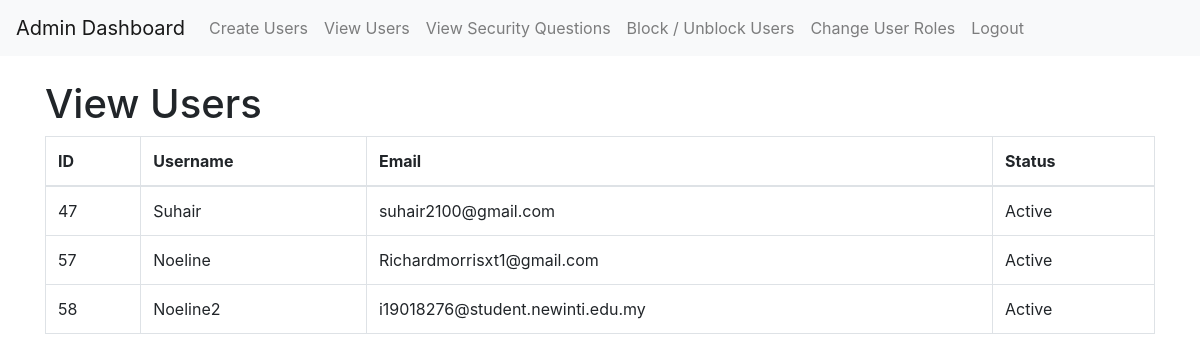
The app's page /view_users.php (signed in) with its own data.
### tables this page shows
CREATE TABLE `users` (
  `id` int(11) NOT NULL,
  `name` varchar(255) DEFAULT NULL,
  `username` varchar(50) NOT NULL,
  `email` varchar(255) NOT NULL,
  `password` varchar(255) NOT NULL,
  `created_at` datetime DEFAULT current_timestamp(),
  `is_blocked` tinyint(1) DEFAULT 0,
  `password_reset_token` varchar(255) DEFAULT NULL,
  `login_attempts` int(11) DEFAULT 0,
  `user_role` int(11) DEFAULT 0,
  `registration_token` varchar(255) DEFAULT NULL
);

### view_users.php (the view, shortened to what this page needs)
<?php
require_once "config.php";
$users = [];
$query = "SELECT id, username, email, is_blocked FROM users";
$result = $conn->query($query);
if ($result->num_rows > 0) {
    while ($row = $result->fetch_assoc()) {
        $users[] = $row;
    }
}
?>
<!DOCTYPE html>
<html>
<head>
    <link rel="stylesheet" href="https://maxcdn.bootstrapcdn.com/bootstrap/4.5.2/css/bootstrap.min.css">
</head>
<body>
<body>
<nav class="navbar navbar-expand-lg navbar-light bg-light">
        <a class="navbar-brand" href="#">Admin Dashboard</a>
        <div class="collapse navbar-collapse" id="navbarNav">
            <ul class="navbar-nav">
            <li class="nav-item">
                    <a class="nav-link" href="admin_create_user.php">Create Users</a>
                </li>
                <li class="nav-item">
                    <a class="nav-link" href="view_users.php">View Users</a>
                </li>
                <li class="nav-item">
                    <a class="nav-link" href="view_security_questions.php">View Security Questions</a>
                </li>
                <li class="nav-item">
                    <a class="nav-link" href="block_unblock_users.php">Block / Unblock Users</a>
                </li>
                <li class="nav-item">
                    <a class="nav-link" href="change_user_role.php">Change User Roles</a>
                </li>
                <li class="nav-item">
                    <a class="nav-link" href="logout.php">Logout</a>
                </li>
            </ul>
        </div>
    </nav>
    <div class="container">
        <h1 class="mt-4">View Users</h1>
        <table class="table table-bordered">
            <thead>
                <tr>
                    <th>ID</th>
                    <th>Username</th>
                    <th>Email</th>
                    <th>Status</th>
                </tr>
            </thead>
            <tbody>
                <?php foreach ($users as $user): ?>
                    <tr>
                        <td>
                            <?php echo $user['id']; ?>
                        </td>
                        <td>
                            <?php echo $user['username']; ?>
                        </td>
                        <td>
                            <?php echo $user['email']; ?>
                        </td>
                        <td>
                            <?php echo $user['is_blocked'] ? 'Blocked' : 'Active'; ?>
                        </td>
                    </tr>
                <?php endforeach; ?>
            </tbody>
        </table>
    </div>
</body>
</html>

### records on screen
users: id "47", username "Suhair", email "suhair2100@gmail.com", is_blocked "Active"
users: id "57", username "Noeline", email "Richardmorrisxt1@gmail.com", is_blocked "Active"
users: id "58", username "Noeline2", email "i19018276@student.newinti.edu.my", is_blocked "Active"
